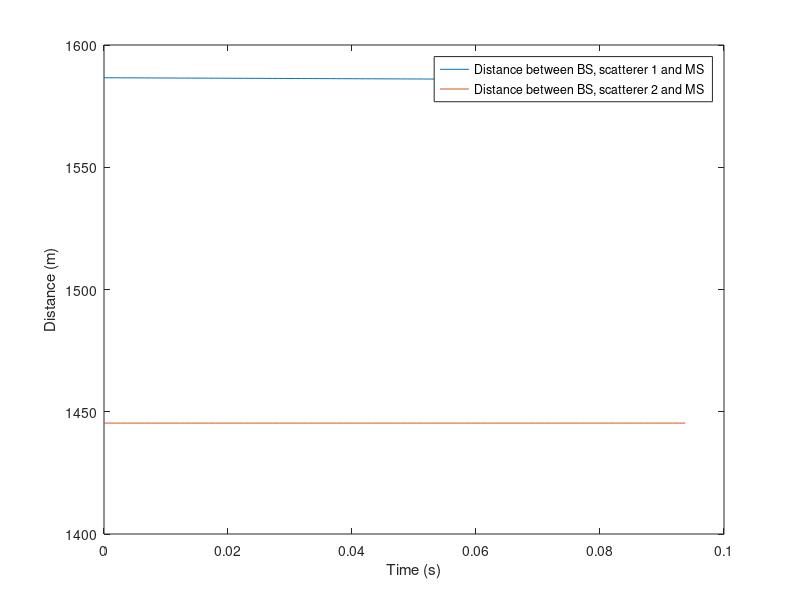
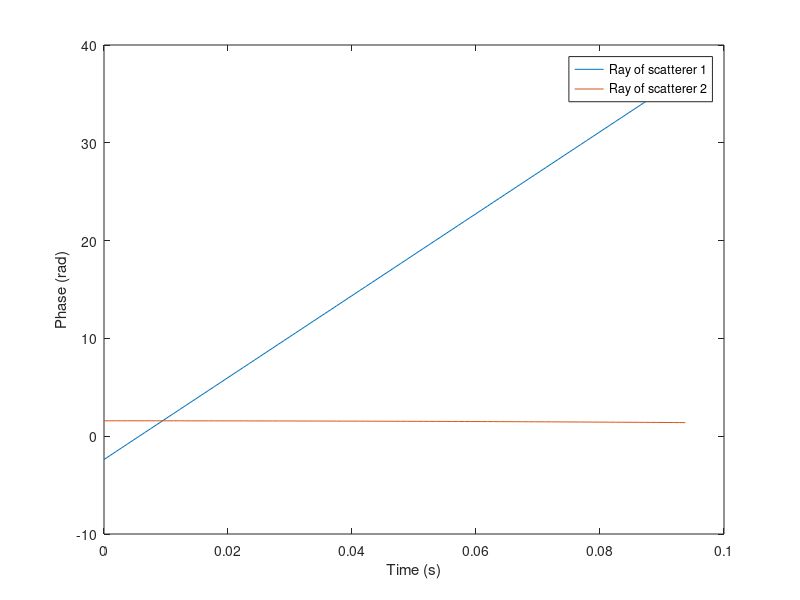
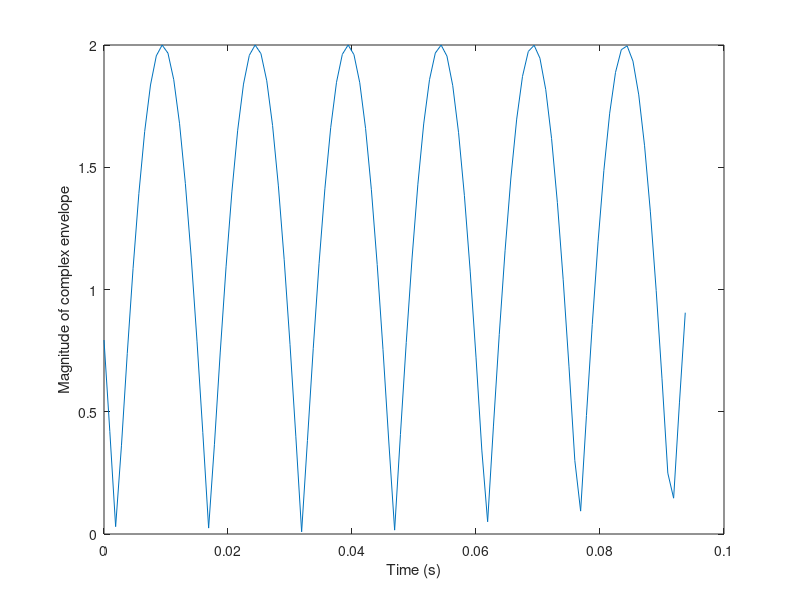
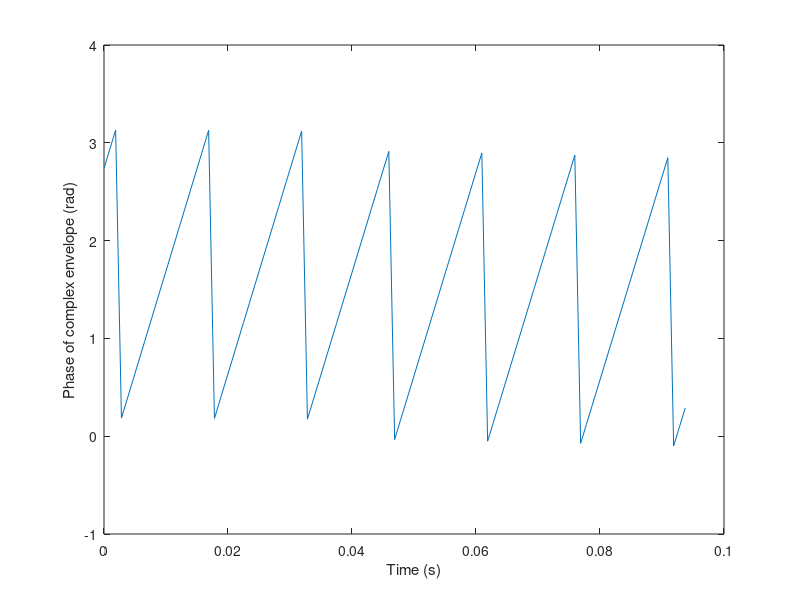

These figures' MATLAB source, in order:
%
% project432     (alpha 90)
%
% =======================================================================
clear
close all
clc
% basic inputs ==========================================================

fc=2000;     % MHz  Carrier frequency
F=16;        % sampling rate: fraction of wave length
V=10;        %  m/s MS1 speed 
NFFT=128;    % Number of points in FFT
Nsamples=100 % Number of samples 

% geometry inputs ========================================================

BSx=-1000; % location of transmitter (BS) x-coordinate
BSy=1000;  % location of transmitter (BS) y-coordinate
MS0=0;        % initial location of receiver (MS) x-coordinate
SC1x=100;    % location of scatterer-1 x-coordinate
SC1y=0;      % location of scatterer-1 y-coordinate

alpha2 = 90;       % degree
distSC2=100; % m distance from origin (first route point) to sc2

% inidirect gemeotric parameters ========================================

SC2x=distSC2*cosd(alpha2);  % loc of scatterer-1 x-coord
SC2y=distSC2*sind(alpha2);  % loc of scatterer-1 y-coord


% indirect parameters ===================================================
lambdac=300/fc;    % m wavelength
Dx=lambdac/F;      % m sampling spacing 
ts=Dx/V;          % s time sampling interval
fs=1/ts;           % Hz sampling frequency
kc=2*pi/lambdac;   % propagation constant

timeaxis=ts.*[0:Nsamples];

MSx=MS0+V.*timeaxis;

distBSSC1MS=sqrt((BSx-SC1x).^2+(BSy-SC1y).^2)+sqrt((SC1x-MSx).^2+SC1y.^2)
distBSSC2MS=sqrt((BSx-SC2x).^2+(BSy-SC2y).^2)+sqrt((SC2x-MSx).^2+SC2y.^2)
figure,plot(timeaxis,distBSSC1MS,timeaxis,distBSSC2MS)
xlabel('Time (s)');
ylabel('Distance (m)');
legend('Distance between BS, scatterer 1 and MS', 'Distance between BS, scatterer 2 and MS', 'Location', 'Best');


ray1=exp(-j*kc.*distBSSC1MS);
ray2=exp(-j*kc.*distBSSC2MS);
figure,plot(timeaxis,unwrap(angle(ray1)),timeaxis,unwrap(angle(ray2)))
xlabel('Time (s)');
ylabel('Phase (rad)');
legend('Ray of scatterer 1', 'Ray of scatterer 2', 'Location', 'Best');

r=ray1+ray2;
figure,plot(timeaxis,abs(r))
xlabel('Time (s)')
ylabel('Magnitude of complex envelope')

figure,plot(timeaxis,unwrap(angle(r)))
xlabel('Time (s)')
ylabel('Phase of complex envelope (rad)')

spectrumr=fftshift((abs(fft(r,NFFT))).^2);
freqaxis=[0:NFFT-1]*fs/NFFT-fs/2;
figure,plot(freqaxis,10*log10(spectrumr)-max(10*log10(spectrumr)))
xlabel('Doppler shift (Hz)')
ylabel('Normalized frquency response (dB)')


